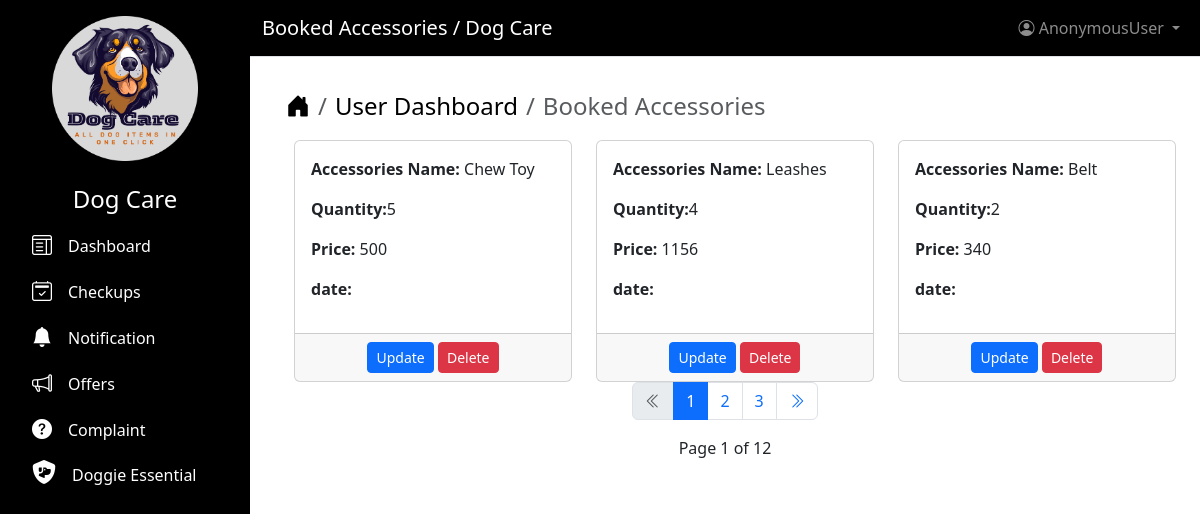
The page /booking/accessories on the database as committed earlier.
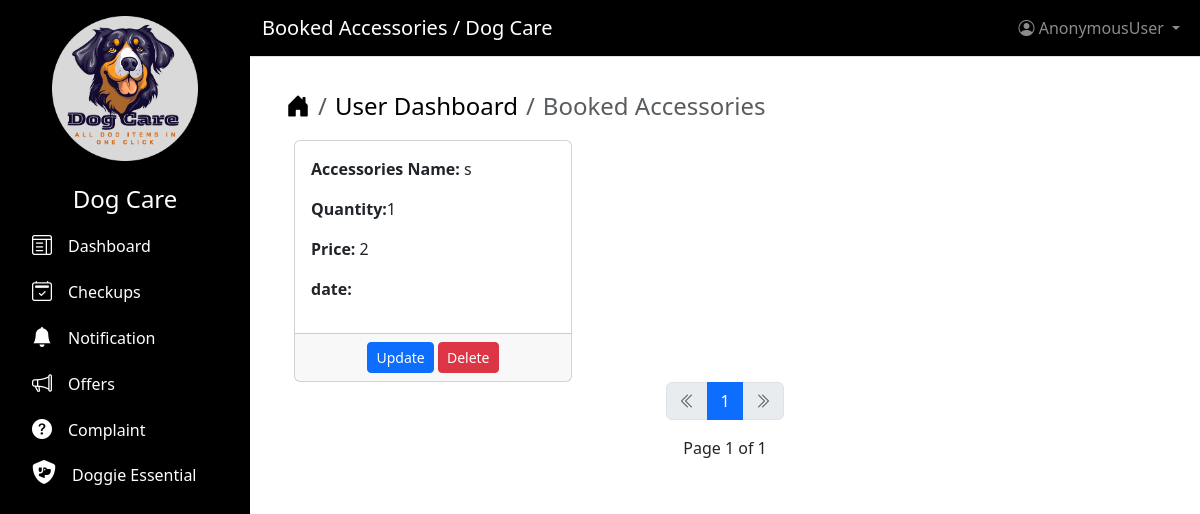
The same page on the database as committed later.
### shop/models.py (models this page shows, shortened)
class BookingAccessories(models.Model):
    total_stock = models.ForeignKey(
        Accessories,
        on_delete=models.CASCADE,
        related_name="stocks",
        null=True,
        blank=True,
    )
    quantity = models.PositiveIntegerField(
        null=False, blank=False, default=1
    )  # This makes the field required
    accessories_name = models.ForeignKey(Accessories, on_delete=models.CASCADE)
    price = models.PositiveIntegerField()
    total_price = models.PositiveIntegerField(null=True, blank=True)

class Accessories(models.Model):
    total_stock = models.PositiveIntegerField(null=False, blank=False, default=1)
    accessories_name = models.CharField(max_length=300)
    image = models.ImageField(upload_to="Accessories")
    price = models.PositiveIntegerField()
    username = models.ForeignKey(
        CustomUser, on_delete=models.CASCADE, blank=True, null=True
    )
    def __str__(self):
        return self.accessories_name

### shop/views.py (the view)
class BookedAccessories(ListView):
    model = BookingAccessories
    template_name = "booking_accessories.html"
    context_object_name = "all_accessories"
    paginate_by = 3
    ordering = ["-id"]
    def get_context_data(self, **kwargs):
        context = super().get_context_data(**kwargs)
        context["page_title"] = "Booked Accessories"
        return context

### users/templates/booking_accessories.html (shortened to what this page needs)
{% extends "base.html" %}
{% block content %}
    <div class="container mt-2">
        <nav aria-label="breadcrumb">
            <ol class="breadcrumb fs-4">
                <li class="breadcrumb-item">
                    <a href="{% url 'home' %}" class="text-decoration-none text-black"><i class="bi bi-house-door-fill"></i></a>
                </li>
                <li class="breadcrumb-item">
                    <a href="{% url 'users_dashboard' %}"
                       class="text-decoration-none text-black">User Dashboard</a>
                </li>
                <li class="breadcrumb-item active" aria-current="page">{{ page_title }}</li>
            </ol>
        </nav>
    </div>
    {% if all_accessories %}
        <div class="row row-cols-1 row-cols-md-2 row-cols-lg-3 g-4 ms-2">
            {% for accessories in all_accessories %}
                <div class="col">
                    <div class="card h-100">
                        <div class="card-body">
                            <p>
                                <strong>Accessories Name:</strong> {{ accessories.accessories_name }}
                            </p>
                            <p>
                                <strong>Quantity:</strong>{{ accessories.quantity }}
                            </p>
                            <p>
                                <strong>Price:</strong>  {{ accessories.total_price }}
                            </p>
                            <p>
                                <strong>date:</strong> {{ company.mission }}
                            </p>
                        </div>
                        <div class="card-footer text-center">
                            <button type="submit" class="btn btn-primary btn-sm">Update</button>
                        <button type="button"
                                class="btn btn-danger btn-sm"
                                data-bs-toggle="modal"
                                data-bs-target="#deleteModal{{ company.id }}">Delete</button>
                    </div>
                </div>
            </div>
    {% endfor %}
</div>
{% include "pagination.html" %}
{% else %}
<div class="alert alert-success text-center mt-2" role="alert">There is no Accessories booked yet</div>
{% endif %}
{% endblock content %}

Rows that differ between the two databases and show on the page:
removed BookingAccessories: accessories_name "Chew Toy", quantity "5", total_price "500"
removed BookingAccessories: accessories_name "Leashes", quantity "4", total_price "1156"
removed BookingAccessories: accessories_name "Belt", quantity "2", total_price "340"
now on this page (row edited): BookingAccessories: accessories_name "s", quantity "1", total_price "2"
Other text that changed with them:
{{ page_obj.paginator.num_pages }}: "12" → "1"
list line gone: "2"
list line gone: "3"
